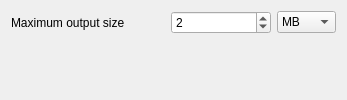
                   <widget class="QWidget" name="bySize_StackedWidgetPage">
                    <layout class="QVBoxLayout" name="verticalLayout_5" stretch="0,1">
                     <item>
                      <layout class="QHBoxLayout" name="horizontalLayout_7">
                       <property name="leftMargin">
                        <number>0</number>
                       </property>
                       <item>
                        <widget class="QLabel" name="maxOutputSize_Label">
                         <property name="text">
                          <string>Maximum output size</string>
                         </property>
                        </widget>
                       </item>
                       <item>
                        <spacer name="horizontalSpacer_7">
                         <property name="orientation">
                          <enum>Qt::Orientation::Horizontal</enum>
                         </property>
                         <property name="sizeHint" stdset="0">
                          <size>
                           <width>40</width>
                           <height>20</height>
                          </size>
                         </property>
                        </spacer>
                       </item>
                       <item>
                        <widget class="QSpinBox" name="maxOutputSize_SpinBox">
                         <property name="minimumSize">
                          <size>
                           <width>100</width>
                           <height>0</height>
                          </size>
                         </property>
                         <property name="prefix">
                          <string/>
                         </property>
                         <property name="minimum">
                          <number>1</number>
                         </property>
                         <property name="maximum">
                          <number>999999</number>
                         </property>
                         <property name="stepType">
                          <enum>QAbstractSpinBox::StepType::AdaptiveDecimalStepType</enum>
                         </property>
                         <property name="value">
                          <number>2</number>
                         </property>
                        </widget>
                       </item>
                       <item>
                        <widget class="QComboBox" name="maxOutputSizeUnit_ComboBox">
                         <property name="currentIndex">
                          <number>2</number>
                         </property>
                         <item>
                          <property name="text">
                           <string>bytes</string>
                          </property>
                         </item>
                         <item>
                          <property name="text">
                           <string>KB</string>
                          </property>
                         </item>
                         <item>
                          <property name="text">
                           <string>MB</string>
                          </property>
                         </item>
                         <item>
                          <property name="text">
                           <string>%</string>
                          </property>
                         </item>
                        </widget>
                       </item>
                      </layout>
                     </item>
                     <item>
                      <spacer name="verticalSpacer_4">
                       <property name="orientation">
                        <enum>Qt::Orientation::Vertical</enum>
                       </property>
                       <property name="sizeHint" stdset="0">
                        <size>
                         <width>20</width>
                         <height>40</height>
                        </size>
                       </property>
                      </spacer>
                     </item>
                    </layout>
                   </widget>
